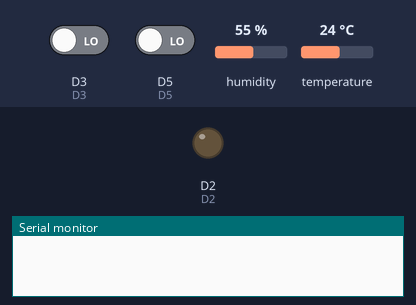
A sketch run on a simulated ESP8266 (NodeMCU). Shown: output pins drawn as LEDs (lit = HIGH), the last lines printed to the serial monitor. Dashed ring = blinking. The test bench sets the inputs (shaded band); at power-on: D3 LOW, D5 LOW, humidity 55 %, temperature 24 °C. WiFi joins after 1.5 s; servers stay silent unless stated; uploads are accepted with an empty reply.

Above: at 0.0 s.
At 2.7 s:
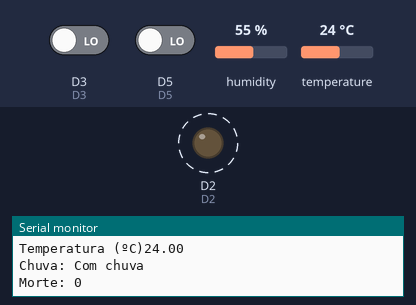
2.8 s: D3 driven HIGH
Timing chart, 0 to 14.6 s (numbered marks = the images above; inputs shaded):
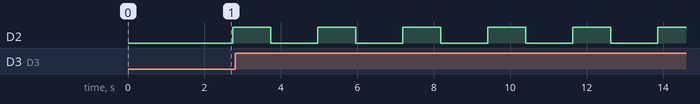

Measured:
- by itself, D2: alternates HIGH for 1.0 s and LOW for 1.2 s

The sketch:

esp-tipo1.ino
```cpp
#include <DHT.h>
#include <DHT_U.h>

//Bibliotecas
#include <ESP8266WiFi.h> // Importa a Biblioteca ESP8266WiFi
#include <ESP8266HTTPClient.h>
//#include "DHT.h"        // including the library of DHT11 temperature and humidity sensor

#define DHTTYPE DHT11   // DHT 11

//Mapeamento de portas digitais
#define D0    16
#define D1    5
#define D2    4 //led
#define D3    0 //chuva
#define D4    2 //DHT11
#define D5    14 //som
#define D6    12
#define D7    13
#define D8    15

//constantes do WIFI
const char* SSID = "inova.farm"; // SSID / nome da rede WI-FI que deseja se conectar
const char* PASSWORD = ""; // Senha da rede WI-FI que deseja se conectar

//Declara uma variável para utilizar o HttpClient
HTTPClient http;

//DHT11
DHT dht(D4, DHTTYPE);

//ID da minha conta na Plataforma
String idDaMinhaConta = "rafaellevissacomeDataUh%UDWt";

//ID do meu Componente na Plataforma
String segredoDoComponenteUmidade = "Hy-knUU10"; //umidade da gleba
String segredoDoComponenteTemperatura = "1-5JyrX10"; //temperatura da gleba
String segredoDoComponenteChuva = "Z-MP9Jm10"; //Umidade do solo da gleba
String segredoDoComponenteMorte = "ck1MeXp10";

//declarando funcoes
void initWiFi();
void reconectWiFi();
void empurraDado(String segredoDoComponente, String dado);

void setup() {
  // put your setup code here, to run once:
  Serial.begin(115200);
  initWiFi();
  pinMode(D2, OUTPUT);
  pinMode(D5, INPUT);
  //pinMode(A0, INPUT);
  dht.begin();
}

void loop() {

    // put your main code here, to run repeatedly:
    // Antes de juntar o seu valor na rota, transforme o em uma String
    //DHT11
    float Umidade = dht.readHumidity();
    float Temperatura = dht.readTemperature();

    String dadoUmidade = String(Umidade);
    Serial.print("Umidade (%)");
    Serial.print(dadoUmidade);
    empurraDado(segredoDoComponenteUmidade,dadoUmidade);
    // Delay para não enviar muitos dados de uma unica vez
    delay(100);

    String dadoTemperatura = String(Temperatura);
    Serial.print("Temperatura (ºC)");
    Serial.println(dadoTemperatura);
    empurraDado(segredoDoComponenteTemperatura,dadoTemperatura);
    // Delay para não enviar muitos dados de uma unica vez
    delay(100);


    //coletando dado do sensor de umidade solo
    int Chuva=digitalRead(D3);   // Le o input do A0;

    String dadoChuva = String(Chuva);
    Serial.print("Chuva: ");
    if(Chuva==1){
      Serial.println("Sem chuva");
    }else{
      Serial.println("Com chuva");
    }
    empurraDado(segredoDoComponenteChuva,dadoChuva);
    delay(100);
    //coletando dado do sensor de umidade solo
    int Morte=digitalRead(D5);   // Le o input do A0;

    String dadoMorte = String(Morte);
    Serial.print("Morte: ");
    Serial.print(dadoMorte);
    empurraDado(segredoDoComponenteMorte,dadoMorte);

    // Delay para não enviar muitos dados de uma unica vez
    delay(100);
    digitalWrite(D2, HIGH);
    delay(1000);
    digitalWrite(D2, LOW);
}


//Funcao: Joga o dado do componente no comedataIoT
//Parametros: Segredo do componente, Dado do componente
//Retorno: nenhum
void empurraDado(String segredoDoComponente, String dado){
    String rota = "http://escoladoarduino.com.br/comedataiot/?api=putByGet&idConta="+
    idDaMinhaConta+"&segredo="+segredoDoComponente+"&valor="+dado;

    // Seta a rota para o HttpClient e efetua a requisição Http
    http.begin(rota);

    // Recupera o Retorno do Servidor
    int httpCode = 0;
    httpCode = http.GET();

    // Se o retorno for diferente de zero, ocorreu algum problema no envio.
    if (httpCode > 0) {
      // Verific no Serial o que foi retornado do Servidor
      String payload = http.getString();
      Serial.println(payload);
    }

    // Fecha a conexão Http. Importante fechar sempre que realizar uma requisição Http
    http.end();
}

//Função: inicializa e conecta-se na rede WI-FI desejada
//Parâmetros: nenhum
//Retorno: nenhum
void initWiFi()
{
    delay(10);
    Serial.println("------Conexao WI-FI------");
    Serial.print("Conectando-se na rede: ");
    Serial.println(SSID);
    Serial.println("Aguarde");

    reconectWiFi();
}

//Função: reconecta-se ao WiFi
//Parâmetros: nenhum
//Retorno: nenhum
void reconectWiFi()
{
    //se já está conectado a rede WI-FI, nada é feito.
    //Caso contrário, são efetuadas tentativas de conexão
    if (WiFi.status() == WL_CONNECTED)
        return;

    WiFi.begin(SSID, PASSWORD); // Conecta na rede WI-FI

    while (WiFi.status() != WL_CONNECTED)
    {
        delay(100);
        Serial.print(".");
    }

    Serial.println();
    Serial.print("Conectado com sucesso na rede ");
    Serial.print(SSID);
    Serial.println("IP obtido: ");
    Serial.println(WiFi.localIP());
}
```
